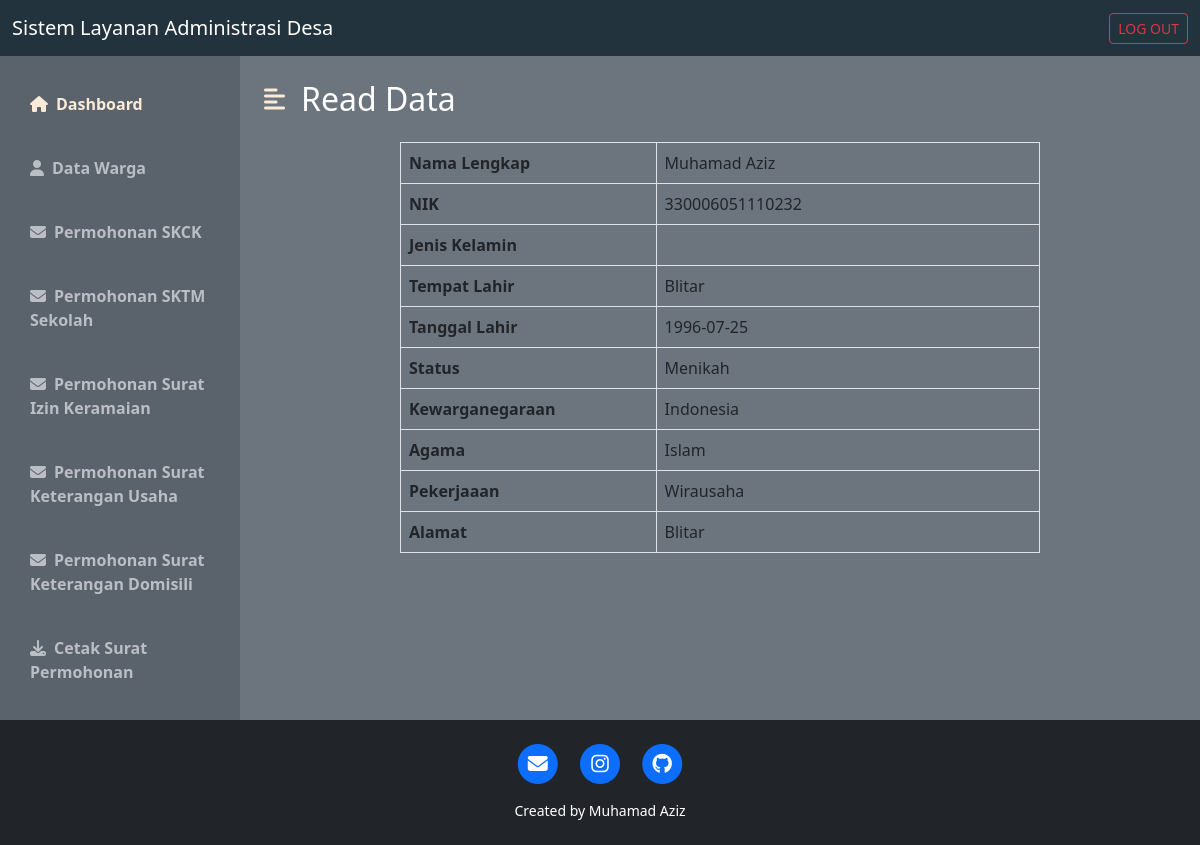
The app's page /wargadataread.php?id_data=1 with its own data.
### tables this page shows
CREATE TABLE IF NOT EXISTS `data` (
  `id_data` int(11) NOT NULL AUTO_INCREMENT,
  `nama` varchar(50) NOT NULL DEFAULT '0',
  `nik` varchar(50) DEFAULT NULL,
  `jenis` varchar(50) DEFAULT NULL,
  `temp` varchar(50) DEFAULT NULL,
  `tgl` varchar(50) DEFAULT NULL,
  `status` varchar(50) DEFAULT NULL,
  `kewarganegaraan` varchar(50) DEFAULT NULL,
  `agama` varchar(50) DEFAULT NULL,
  `pekerjaan` varchar(50) DEFAULT NULL,
  `alamat` varchar(50) DEFAULT NULL,
  PRIMARY KEY (`id_data`) USING BTREE
);

### wargadataread.php (the view, shortened to what this page needs)
<!DOCTYPE html>
<html lang="en">
<head>
    <link href="https://cdn.jsdelivr.net/npm/bootstrap@5.2.0-beta1/dist/css/bootstrap.min.css" rel="stylesheet">
    <link rel="stylesheet" href="https://cdnjs.cloudflare.com/ajax/libs/font-awesome/6.1.1/css/all.min.css" />
    <link rel="stylesheet" href="css/style_dashboard.css">
</head>
<body>
    <?php
    include "koneksi.php";
    $dataa = $_GET['id_data'];
    $sql = "SELECT * FROM data WHERE id_data = '$dataa'";
    $query = $conn->query($sql);
    ?>
    <nav class="navbar navbar-dark" style="background-color: #22333E;">
        <div class="container-fluid">
            <a class="navbar-brand">Sistem Layanan Administrasi Desa</a>
            <form class="d-flex" role="search">
                <a href="logout.php" class="btn btn-outline-danger btn-sm" role="button">LOG OUT</a>
            </form>
        </div>
    </nav>
    <div class="d-flex bg-secondary text-white" id="wrapper">
        <div class="" id="sidebar-wrapper" style="background-color: #5a636b;">
            <div class="list-group list-group-flush my-3">
                <a href="warga.php" class="list-group-item list-group-item-action bg-transparent second-text fw-bold active"><i class="fas fa-home me-2"></i>Dashboard</a>
                <a href="wargadata.php" class="list-group-item list-group-item-action bg-transparent second-text fw-bold"><i class="fas fa-user me-2"></i>Data Warga</a>
                <a href="wargaskck.php" class="list-group-item list-group-item-action bg-transparent second-text fw-bold"><i class="fas fa-envelope me-2"></i>Permohonan SKCK</a>
                <a href="wargasktm.php" class="list-group-item list-group-item-action bg-transparent second-text fw-bold"><i class="fas fa-envelope me-2"></i>Permohonan SKTM Sekolah</a>
                <a href="wargasik.php" class="list-group-item list-group-item-action bg-transparent second-text fw-bold"><i class="fas fa-envelope me-2"></i>Permohonan Surat Izin Keramaian</a>
                <a href="wargausaha.php" class="list-group-item list-group-item-action bg-transparent second-text fw-bold"><i class="fas fa-envelope me-2"></i>Permohonan Surat Keterangan Usaha</a>
                <a href="wargaskd.php" class="list-group-item list-group-item-action bg-transparent second-text fw-bold"><i class="fas fa-envelope me-2"></i>Permohonan Surat Keterangan Domisili</a>
                <a href="download.php" class="list-group-item list-group-item-action bg-transparent second-text fw-bold"><i class="fas fa-download me-2"></i>Cetak Surat Permohonan</a>
            </div>
        </div>
        <div id="page-content-wrapper">
            <nav class="navbar navbar-expand-lg navbar-light bg-transparent py-4 px-4">
                <div class="d-flex align-items-center">
                    <i class="fas fa-align-left primary-text fs-4 me-3" id="menu-toggle"></i>
                    <h2 class="fs-2 m-0">Read Data</h2>
                </div>
            </nav>
            <div class="card-body table-responsive">
                    <div class="col-md-8 offset-md-2">
                        <table class="table table-bordered">
                            <tbody>
                <?php
                if ($query) {
                    while ($data = mysqli_fetch_array($query)) {
                ?>
                    <tr>
                                <th style="width: 40%">Nama Lengkap</th>
                                <td><?php echo $data['nama'] ?></td>
                            </tr>
                            <tr>
                                <th style="width: 40%">NIK</th>
                                <td><?php echo $data['nik'] ?></td>
                            </tr>
                            <tr>
                                <th style="width: 40%">Jenis Kelamin</th>
                                <td><?php echo $data['jenis'] ?></td>
                            </tr>
                            <tr>
                                <th style="width: 40%">Tempat Lahir</th>
                                <td><?php echo $data['temp'] ?></td>
                            </tr>
                            <tr>
                                <th style="width: 40%">Tanggal Lahir</th>
                                <td><?php echo $data['tgl'] ?></td>
                            </tr>
                            <tr>
                                <th style="width: 40%">Status</th>
                                <td><?php echo $data['status'] ?></td>
                            </tr>
                            <tr>
                                <th style="width: 40%">Kewarganegaraan</th>
                                <td><?php echo $data['kewarganegaraan'] ?></td>
                            </tr>
                            <tr>
                                <th style="width: 40%">Agama</th>
                                <td><?php echo $data['agama'] ?></td>
                            </tr>
                            <tr>
                                <th style="width: 40%">Pekerjaaan</th>
                                <td><?php echo $data['pekerjaan'] ?></td>
                            </tr>
                            <tr>
                                <th style="width: 40%">Alamat</th>
                                <td><?php echo $data['alamat'] ?></td>
                            </tr>
                    </tbody>
                    </table>
                </div>
            </div>
                <?php
                    }
                }
                ?>
            </div>
        </div>
    <footer class="bg-dark text-center text-white p-4">
        <div class="row gx-4 gx-lg-5 justify-content-center">
            <div class="col-md-10 col-lg-8 col-xl-7">
                <ul class="list-inline text-center">
                    <li class="list-inline-item">
                        <a href="mailto:muhamadaziz564@gmail.com">
                            <span class="fa-stack fa-lg">
                                <i class="fas fa-circle fa-stack-2x"></i>
                                <i class="fas fa-envelope fa-stack-1x fa-inverse"></i>
                            </span>
                        </a>
                    </li>
                    <li class="list-inline-item">
                        <a href="https://www.instagram.com/az_muhamad07/">
                            <span class="fa-stack fa-lg">
                                <i class="fas fa-circle fa-stack-2x"></i>
                                <i class="fab fa-instagram fa-stack-1x fa-inverse"></i>
                            </span>
                        </a>
                    </li>
                    <li class="list-inline-item">
                        <a href="https://github.com/aziz4678">
                            <span class="fa-stack fa-lg">
                                <i class="fas fa-circle fa-stack-2x"></i>
                                <i class="fab fa-github fa-stack-1x fa-inverse"></i>
                            </span>
                        </a>
                    </li>
                </ul>
                <div class="small text-center">Created by Muhamad Aziz</div>
            </div>
        </div>
    </footer>
</body>
</html>

### css/style_dashboard.css (style rules this page uses)
:root { --main-text-color: antiquewhite; --second-text-color: #bbbec5; --second-bg-color: #c1efde; }
.primary-text { color: var(--main-text-color); }
.second-text { color: var(--second-text-color); }
#wrapper { overflow-x: hidden; }
#sidebar-wrapper { min-height: 78vh; margin-left: -15rem; -webkit-transition: margin 0.25s ease-out; -moz-transition: margin 0.25s ease-out; -o-transition: margin 0.25s ease-out; transition: margin 0.25s ease-out; }
#sidebar-wrapper .list-group { width: 15rem; }
#page-content-wrapper { min-width: 100vw; }
#menu-toggle { cursor: pointer; }
.list-group-item { border: none; padding: 20px 30px; }
.list-group-item.active { background-color: transparent; color: var(--main-text-color); font-weight: bold; border: none; }
@media (min-width: 768px) { #sidebar-wrapper { margin-left: 0; } }
@media (min-width: 768px) { #page-content-wrapper { min-width: 0; width: 100%; } }

### records on screen
data: nama "Muhamad Aziz", nik "330006051110232", temp "Blitar", tgl "1996-07-25", status "Menikah", kewarganegaraan "Indonesia", agama "Islam", pekerjaan "Wirausaha", alamat "Blitar"
